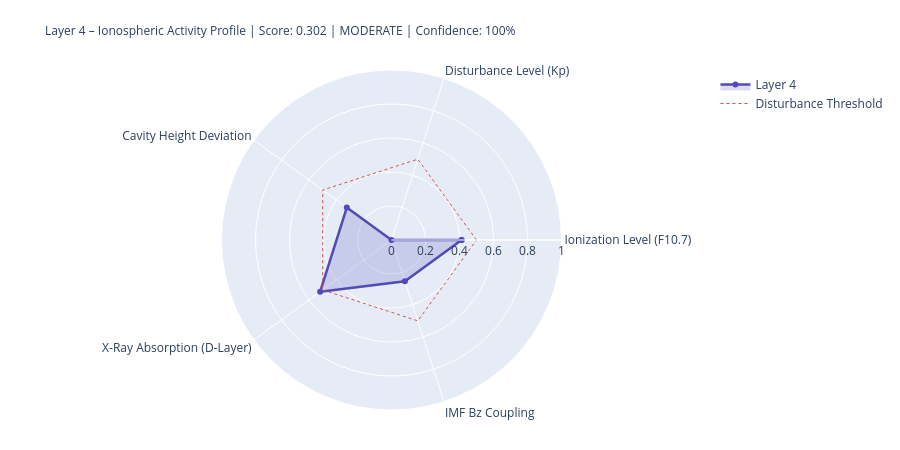

Write notebook code for a chart like this one.
### Markdown cell above
---
## 4. State Assessment & Handoff to Layer 5

### Code cell
# ============================================================
# LAYER-4-SCORE
# ============================================================

COMPONENTS = {
    'Ionization Level (F10.7)':    {'score': ioniz,       'source': 'primary' if f107_now else 'from_layer0', 'dynamic': True},
    'Disturbance Level (Kp)':          {'score': disturb,     'source': 'primary' if kp_now   else 'from_layer0', 'dynamic': True},
    'Cavity Height Deviation':    {'score': h_dev,       'source': 'derived',                                'dynamic': True},
    'X-Ray Absorption (D-Layer)':{'score': xray_ioniz,  'source': 'primary' if xray_now else 'missing',     'dynamic': True},
    'IMF Bz Coupling':             {'score': bz_coupling, 'source': 'primary' if bz_now   else 'from_layer0', 'dynamic': True},
}

available    = {k: v['score'] for k, v in COMPONENTS.items() if v['score'] is not None}
unavailable  = [k for k, v in COMPONENTS.items() if v['score'] is None]
layer4_score = round(sum(available.values()) / len(available), 4) if available else None
confidence   = round(len(available) / len(COMPONENTS), 2)
level = ('unknown' if layer4_score is None
         else 'quiet'   if layer4_score < 0.3
         else 'moderate' if layer4_score < 0.6
         else 'active')
dominant_l4 = max(available, key=available.get) if available else 'none'

# Resonance delta for Schumann SR-1
sr1_ref = schumann_freq(1, 80.0)
sr1_now = schumann_freq(1, h_eff)
sr1_delta_mhz = (sr1_now - sr1_ref) * 1000

# Propagation conditions
prop_cond = ('disturbed'   if kp_val > 4
             else 'unsettled' if kp_val > 2
             else 'normal')
if xray_class in ['X', 'M']:
    prop_cond = 'Radio-Blackout moeglich'

W = 68
print('=' * W)
print('LAYER 4 – IONOSPHERE – STATE ASSESSMENT')
print('=' * W)
for name, comp in COMPONENTS.items():
    s = comp['score']
    if s is not None:
        bar = '█' * int(s * 20) + '░' * (20 - int(s * 20))
        print(f'  {name:<36} {bar}  {s:.3f}  [{comp["source"]}]')
    else:
        print(f'  {name:<36} {"─" * 20}  n/a   [missing]')
print('-' * W)
print(f'  Score:          {layer4_score:.3f}  ({len(available)}/{len(COMPONENTS)} components)')
print(f'  Confidence:     {confidence:.0%}')
print(f'  Level:          {level.upper()}')
print(f'  Dominant:       {dominant_l4}')
print(f'  Cavity height:  {h_eff:.1f} km  (Ref: 80.0 km)')
print(f'  SR-1:           {sr1_now:.3f} Hz  (Δ {sr1_delta_mhz:+.1f} mHz vs. ref)')
print(f'  Propagation:    {prop_cond}')
print(f'  X-Ray:          {xray_class}-class  ({xray_now:.2e} W/m²)' if xray_now else '  X-Ray:          n/a')
print('=' * W)

# Radar
cats   = list(available.keys())
vals_r = list(available.values())
if len(cats) >= 3:
    fig = go.Figure()
    fig.add_trace(go.Scatterpolar(
        r=vals_r + [vals_r[0]], theta=cats + [cats[0]],
        fill='toself', fillcolor='rgba(83,74,183,0.20)',
        line=dict(color='#534AB7', width=2.5), name='Layer 4'
    ))
    fig.add_trace(go.Scatterpolar(
        r=[0.5] * (len(cats)+1), theta=cats + [cats[0]],
        line=dict(color='#E24B4A', dash='dot', width=1),
        mode='lines', name='Disturbance Threshold'
    ))
    fig.update_layout(
        title=dict(
            text=f'Layer 4 – Ionospheric Activity Profile | Score: {layer4_score:.3f} | {level.upper()} | Confidence: {confidence:.0%}',
            font=dict(size=12)
        ),
        polar=dict(radialaxis=dict(visible=True, range=[0, 1])),
        height=450, showlegend=True,
        margin=dict(l=80, r=80, t=70, b=40)
    )
    fig.show()

### Figure 1 — Plotly figure (JSON) as saved in the notebook; plotly's stock layout.template omitted (floating-point values rounded to 4 significant figures)
{"data": [{"fill": "toself", "fillcolor": "rgba(83,74,183,0.20)", "line": {"color": "#534AB7", "width": 2.5}, "name": "Layer 4", "r": [0.412, 0.0, 0.325, 0.519, 0.255, 0.412], "theta": ["Ionization Level (F10.7)", "Disturbance Level (Kp)", "Cavity Height Deviation", "X-Ray Absorption (D-Layer)", "IMF Bz Coupling", "Ionization Level (F10.7)"], "type": "scatterpolar"}, {"line": {"color": "#E24B4A", "dash": "dot", "width": 1}, "mode": "lines", "name": "Disturbance Threshold", "r": [0.5, 0.5, 0.5, 0.5, 0.5, 0.5], "theta": ["Ionization Level (F10.7)", "Disturbance Level (Kp)", "Cavity Height Deviation", "X-Ray Absorption (D-Layer)", "IMF Bz Coupling", "Ionization Level (F10.7)"], "type": "scatterpolar"}], "layout": {"height": 450, "margin": {"b": 40, "l": 80, "r": 80, "t": 70}, "polar": {"radialaxis": {"range": [0, 1], "visible": true}}, "showlegend": true, "title": {"font": {"size": 12}, "text": "Layer 4 – Ionospheric Activity Profile | Score: 0.302 | MODERATE | Confidence: 100%"}}}
